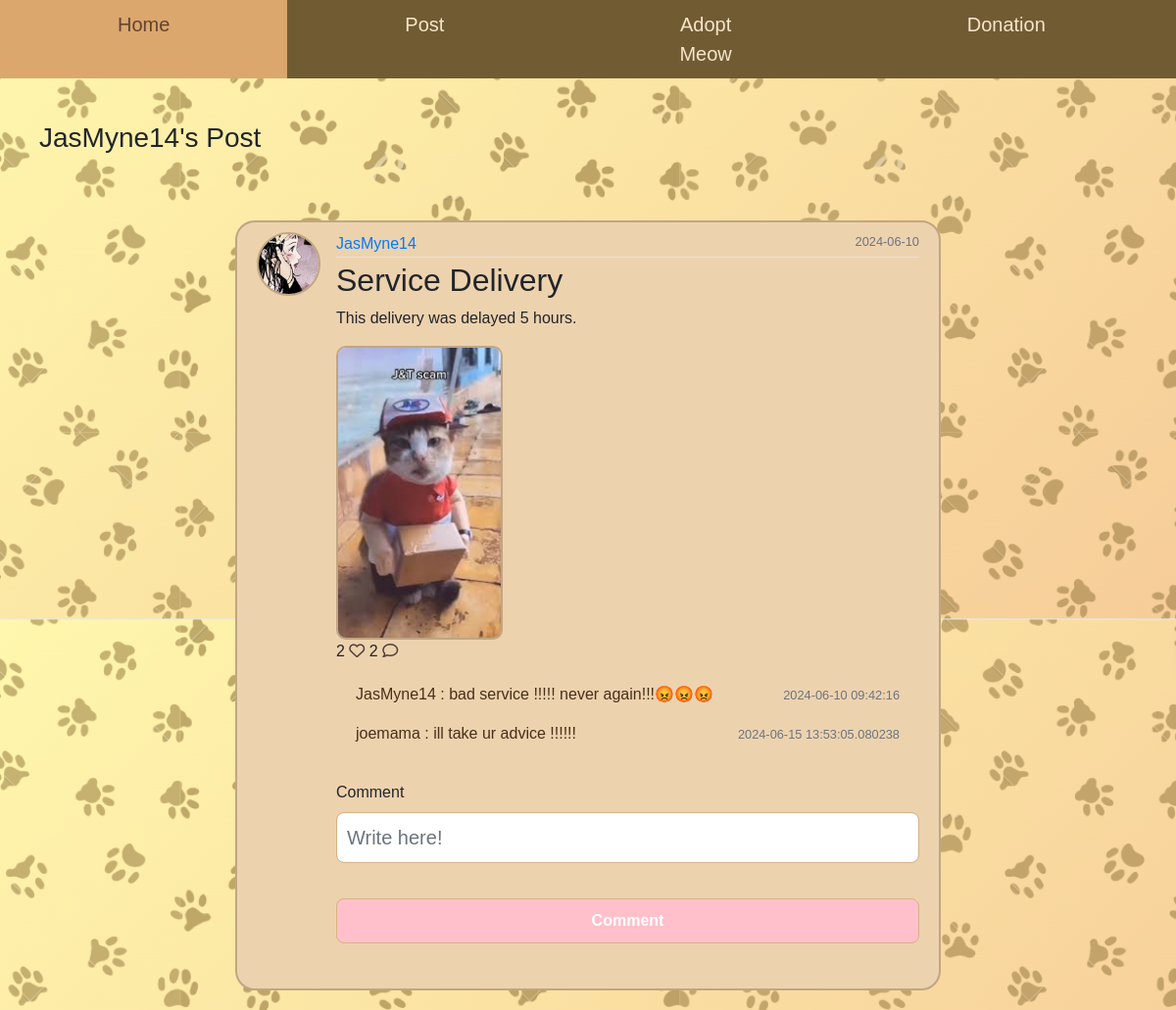
/4, run on the app's committed database.
### home/models.py (models this page shows, shortened)
class User(db.Model, UserMixin):
    id = db.Column(db.Integer, primary_key=True)
    fullname = db.Column(db.String(120), unique=True, nullable=False)
    email = db.Column(db.String(20), unique=True, nullable=False)
    username = db.Column(db.String(120), unique=True, nullable=False)
    password1 = db.Column(db.String(255), nullable=False)
    password2 = db.Column(db.String(255), nullable=False)
    state = db.Column(db.String(120), nullable=False)
    phonenumber = db.Column(db.String(20), unique=True, nullable=False)
    profile_pic = db.Column(db.String(255), nullable=True)
    unread_notification_count = db.Column(db.Integer, default=0)
    posts = db.relationship('Post', backref='author', lazy=True)
    comments = db.relationship('Comment', backref='author', lazy=True)
    likes = db.relationship('Like', backref='author', lazy=True)
    cats = db.relationship('Cat', backref='owner', lazy=True)
    adoption_notification = db.relationship('AdoptionNotification', backref='cat', lazy=True)

class Post(db.Model):
    id = db.Column(db.Integer, primary_key = True)
    title = db.Column(db.String(255), nullable =False)
    content = db.Column(db.Text, nullable=False)
    date = db.Column(db.DateTime(timezone=True), nullable=False, default=datetime.utcnow)
    user_id = db.Column(db.Integer, db.ForeignKey('user.id'), nullable=False)
    file = db.Column(db.String(255), nullable=True)
    comments = db.relationship('Comment', backref='post', lazy=True)
    likes = db.relationship('Like', backref='post', lazy=True)

class Comment(db.Model):
    id = db.Column(db.Integer, primary_key = True)
    text = db.Column(db.String(200), nullable=False)
    date = db.Column(db.DateTime(timezone=True), nullable=False, default=datetime.utcnow)
    user_id = db.Column(db.Integer, db.ForeignKey('user.id', ondelete='CASCADE'), nullable=False)
    post_id = db.Column(db.Integer, db.ForeignKey('post.id'), nullable=False)

### home/views.py (the view)
@views.route('/<int:post_id>')
def post(post_id):
    profile_pic= url_for('static', filename='default.jpg')
    if current_user.is_authenticated and current_user.profile_pic is not None:
        profile_pic = url_for('static', filename='profile_pics/' + current_user.profile_pic)
    form = CommentForm()
    post = Post.query.get_or_404(post_id)
    comments = Comment.query.all()
    return render_template('post.html', title=post.title, post=post, form=form, comments=comments, profile_pic=profile_pic)

### home/forms.py
class CommentForm(FlaskForm):
    text = StringField('Comment', validators=[DataRequired()])
    submit = SubmitField('Comment')

### home/templates/post.html (shortened to what this page needs)
<!DOCTYPE html>
<html>
<head>
    <link rel="stylesheet" href="https://maxcdn.bootstrapcdn.com/bootstrap/4.0.0/css/bootstrap.min.css">
    <link rel='stylesheet' type='text/css' media='screen' href="{{url_for('static',filename='main.css')}}">
    <div class="navigation">
        <div class="topnav">
          <a class="active" href="/mainpage">Home</a>
          <a href="/createpost">Post</a>
          <a href="/adoptmeow">Adopt Meow</a>
          <a href="/donation">Donation</a>
        </div>
        <div class="dropdown">
          <button class="dropbtn">
          </button>
        </div>
    </div>
</head>
<body>
    <br />
    <div class="main">
        <ul>
            <h3>{{ post.author.username }}'s Post</h3>
        </ul>
        <div class="row">
            <div class="col-md-8">
            </div>
        </div>
        <article class="media content-section">
            {% if post.author.profile_pic %}
                <img class="rounded-circle article-img" src="{{ url_for('static', filename='profile_pics/'+ post.author.profile_pic) }}">
            {% else %}
                <img class="rounded-circle article-img" src="{{ url_for('static', filename='default.jpg') }}">
            {% endif %}
        <div class="media-body">
                <div class="article-metadata">
                    <a class="mr-2" href="{{ url_for('views.profiledisplay', username=post.author.username) }}">{{ post.author.username }}</a>
                    <small class="text-muted">{{ post.date.strftime('%Y-%m-%d') }}</small>
                </div>
                <h2><a class="article-title">{{ post.title }}</a></h2>
                <p class="article-content">{{ post.content }}</p>
                <div class="post-image">
                {% if post.file %}
                    <img src="{{ post.file }}" alt="uploaded image">
                {% endif %}
                </div>
                <div>
                    {{ post.likes|length }}
                    {% if current_user in post.likes|map(attribute="author")|list %}
                    <a href="/like-post/{{post.id}}"><i class="fa-sharp fa-solid fa-paw" style="color: #e0709b;"></i></a>
                  {% else %}
                  <a href="/like-post/{{post.id}}"><i class="fa-regular fa-heart" style="color: #4f4139;"></i></a>
                  {% endif %}
                  <span />
                  {{ post.comments|length }}
                  <a href="/{{post.id}}"><i class="fa-regular fa-comment" style="color: #4f4139;"></i></a>
                </div>
                <div class="text-body">
                    <div class="" id="comments-{{post.id}}">
                        <div class="card-body" id="comments-expanded-{{post.id}}">
                            {% for comment in post.comments %}
                            <div class="d-flex justify-content-between align-item-center">
                                <div>
                                    <p>{{comment.author.username}} :
                                    {{comment.text}}</p>
                                </div>
                                <div>
                                    <small class="text-muted">{{comment.date}}</small>
                                </div>
                            </div>
                            {% endfor %}
                        </div>
                    </div>
                </div>
                <form method="POST" action="/create-comment/{{post.id}}">
                    <fieldset class="form-group">
                        <div class="form-group">
                            {{ form.text.label(class="form-control-label") }}
                            {% if form.text.errors %}
                                {{ form.text(class="form-control form-control-lg is-invalid") }}
                                <div class="invalid-feedback">
                                    {% for error in form.text.errors %}
                                        <span>{{ error }}</span>
                                    {% endfor %}
                                </div>
                            {% else %}
                                {{ form.text(class="form-control form-control-lg", placeholder="Write here!") }}
                            {% endif %}
                        </div>
                    </fieldset>
                    <div class="form-group">
                        {{ form.submit(class="btn btn-outline-info") }}
                    </div>
                </form>
            </div>
        </article>
    </div>
</body>
</html>

### home/static/main.css (style rules this page uses)
body { margin: 0; padding: 0; overflow-x: hidden; background-color: #ffdc9c; background-image: url('photos/catformbg.png'); background-size: 100%; margin-top: 100px; font-family: Arial, Helvetica, sans-serif; }
.row { text-align: center; margin-right: 0px; margin-left: 350px; }
.content-section { background: #edd2ae; padding: 10px 20px; border: 2px solid #c0a683; border-radius: 20px; margin-top: 50px; margin-bottom: 20px; margin-left: 20%; margin-right: 20%; }
.article-title { color: #444444; }
.article-content { white-space: pre-line; }
.article-img { height: 65px; width: 65px; margin-right: 16px; }
.article-metadata { padding-bottom: 1px; margin-bottom: 4px; border-bottom: 1px solid #e3e3e3 }
.navigation { display: flex; justify-content: space-between; align-items: center; padding: 0px; position: fixed; top: 0px; width: 100%; background-color: #705b33; z-index: 1; width: 100%; }
.topnav { display: flex; background-color: #705b33; flex-grow: 1; justify-content: flex-start; }
.topnav a { color: #f6e5cb; text-align: center; padding: 10px 120px; text-decoration: none; font-size: 20px; }
.topnav a:hover, a.active { background-color: #dba76d; color: #62442f; text-decoration: none; }
.topnav::after { content: ""; display: table; clear: both; }
.dropdown { position: relative; background-color: #705b33; }
.dropbtn { display: flex; align-items: center; background-color: #705b33; color: pink; padding: 10px 35px; font-size: 20px; border: none; cursor: pointer; text-decoration: none; }
.post-image img { max-width: 500px; max-height: 300px; }
input[type="text"], input[type="email"], input[type="file"], input[type="submit"], select { width: 100%; padding: 10px; margin-bottom: 20px; border-radius: 8px; border: 1px solid #dab185; box-sizing: border-box; }
input[type="submit"] { background-color: #FFC0CB; color: #ffffff; font-weight: bold; cursor: pointer; }
.rounded-circle { border: #c0a683 solid 2px; }
.post-image img { border: #c0a683 solid 2px; border-radius: 10px; }
.post-image { display:flex; align-items: center; }
.article-metadata small { float:right; }
.text-body, .card-body a { color:#47301a; }

### data on the page
User: author.username "JasMyne14", profile_pic (picture)
Post: date "2024-06-10", title "Service Delivery", content "This delivery was delayed 5 hours.", file (picture)
Comment: author.username "JasMyne14", text "bad service !!!!! never again!!!😡😡😡", date "2024-06-10 09:42:16"
Comment: author.username "joemama", text "ill take ur advice !!!!!!", date "2024-06-15 13:53:05.080238"

### other printed values
{{ post.likes|length }} "2"
{{ post.comments|length }} "2"
